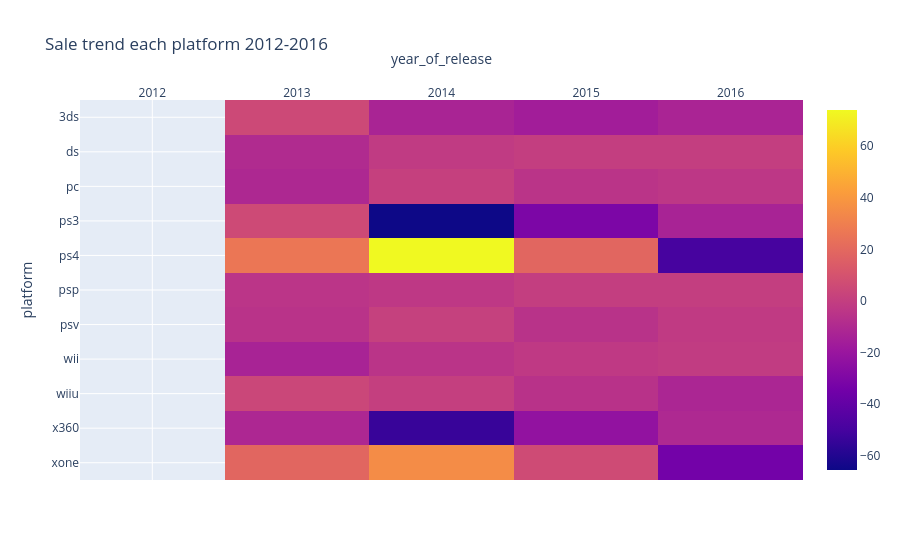

Source (notebook cell):
### Code cell
#plot heatmap
fig = px.imshow(trend.T,
                labels=dict(year_of_release="Year", platform="Platform"),
               title='Sale trend each platform 2012-2016',
             height=500)

fig.update_xaxes(side="top")
fig.show()

### Figure 1 — Plotly figure (JSON) as saved in the notebook; plotly's stock layout.template omitted (floating-point values rounded to 4 significant figures)
{"data": [{"coloraxis": "coloraxis", "hovertemplate": "year_of_release: %{x}<br>platform: %{y}<br>color: %{z}<extra></extra>", "name": "0", "type": "heatmap", "x": [2012, 2013, 2014, 2015, 2016], "xaxis": "x", "y": ["3ds", "ds", "pc", "ps3", "ps4", "psp", "psv", "wii", "wiiu", "x360", "xone"], "yaxis": "y", "z": [[null, 5.21, -12.81, -15.98, -12.64], [null, -9.47, -1.54, 0, 0], [null, -10.84, 0.9, -4.76, -3.27], [null, 5.89, -65.49, -30.94, -13.22], [null, 25.99, 74.01, 18.9, -49.65], [null, -4.55, -2.9, -0.12, -0.12], [null, -5.6, 1.31, -5.65, -2], [null, -13.12, -4.84, -2.61, -0.96], [null, 4.09, 0.38, -5.68, -11.75], [null, -11.16, -53.84, -22.78, -10.44], [null, 18.96, 35.11, 6.07, -33.99]]}], "layout": {"autosize": true, "coloraxis": {"colorscale": [[0, "#0d0887"], [0.1111, "#46039f"], [0.2222, "#7201a8"], [0.3333, "#9c179e"], [0.4444, "#bd3786"], [0.5556, "#d8576b"], [0.6667, "#ed7953"], [0.7778, "#fb9f3a"], [0.8889, "#fdca26"], [1, "#f0f921"]]}, "title": {"text": "Sale trend each platform 2012-2016"}, "xaxis": {"anchor": "y", "autorange": true, "constrain": "domain", "domain": [0, 1], "range": [2012.0, 2016.0], "scaleanchor": "y", "side": "top", "title": {"text": "year_of_release"}, "type": "linear"}, "yaxis": {"anchor": "x", "autorange": true, "constrain": "domain", "domain": [0, 1], "range": [10.5, -0.5], "title": {"text": "platform"}, "type": "category"}}}
